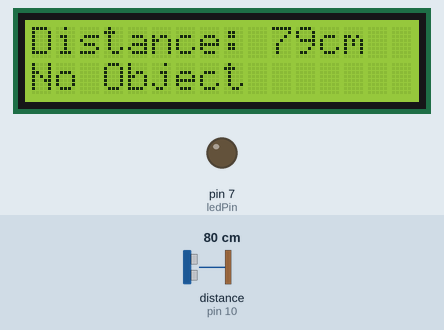
Bench run of a sketch on a simulated Arduino Uno, built with avr-gcc and run on an emulated ATmega328P. Parts: 16×2 character LCD, output pins drawn as LEDs (lit = HIGH). Wiring (inferred from the names in the program): ultrasonic range finder: trigger pin 9; echo pin 10. Inputs (shaded band) come from the test bench; at power-on: distance to the obstacle (sensor on pin 10) 80 cm. The echo pulse lasts 58.3 µs per cm; pins used as bus, display or sensor lines are not drawn.

Above: at 3.2 s.
3.3 s: distance to the obstacle (sensor on pin 10) set to 54 cm
At 4.3 s:
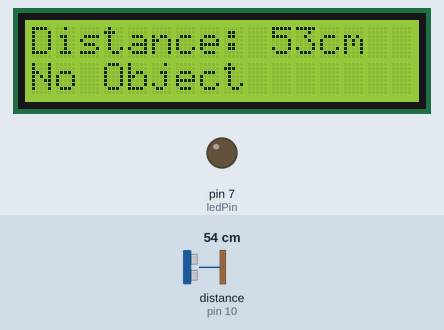
5.1 s: distance to the obstacle (sensor on pin 10) set to 47 cm
At 6.4 s:
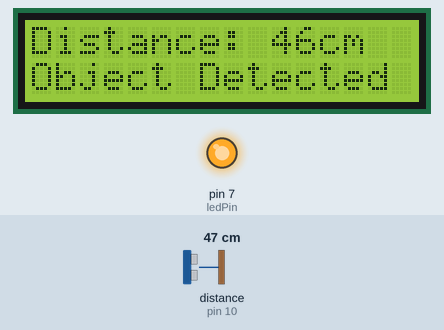
6.7 s: distance to the obstacle (sensor on pin 10) set to 60 cm
At 7.4 s:
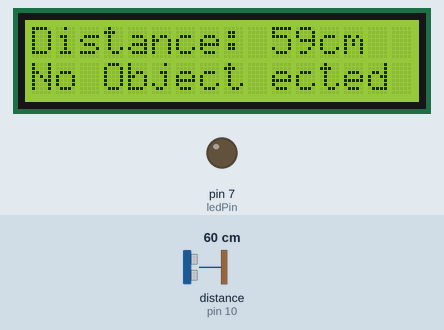
Timing chart, 0 to 9.7 s (numbered marks = the images above; inputs shaded):
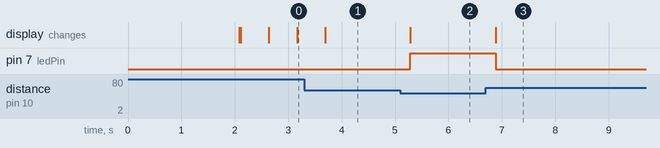

Measured:
- the behaviour switches between 51 and 50 cm on distance to the obstacle (sensor on pin 10) (found by bisection; images 1 and 2)
- after the input at 3.3 s, the display: changes after 0.40 s (image 1)
- after the input at 5.1 s, pin 7 (ledPin): LOW → HIGH after 0.19 s; the display: changes after 0.19 s (image 2)
- after the input at 6.7 s, pin 7 (ledPin): HIGH → LOW after 0.18 s; the display: changes after 0.18 s (image 3)

The sketch:

distance_measurement.ino
```cpp
#include <Wire.h>
#include <LiquidCrystal_I2C.h>

LiquidCrystal_I2C lcd(0x27, 16, 2);

int trigPin = 9;
int echoPin = 10;
int ledPin = 7;   // optional LED

long duration;
int distance;

void setup() {
  lcd.init();
  lcd.backlight();

  pinMode(trigPin, OUTPUT);
  pinMode(echoPin, INPUT);
  pinMode(ledPin, OUTPUT);

  lcd.setCursor(0, 0);
  lcd.print("Human Detect");
  delay(2000);
  lcd.clear();
}

void loop() {
  // Trigger ultrasonic pulse
  digitalWrite(trigPin, LOW);
  delayMicroseconds(2);

  digitalWrite(trigPin, HIGH);
  delayMicroseconds(10);
  digitalWrite(trigPin, LOW);

  // Read echo
  duration = pulseIn(echoPin, HIGH);

  // Calculate distance
  distance = duration * 0.034 / 2;

  lcd.setCursor(0, 0);
  lcd.print("Distance: ");
  lcd.print(distance);
  lcd.print("cm ");

  // Detection condition
  if (distance > 0 && distance < 50) {
    lcd.setCursor(0, 1);
    lcd.print("Object Detected ");
    digitalWrite(ledPin, HIGH);  // LED ON
  } else {
    lcd.setCursor(0, 1);
    lcd.print("No Object ");
    digitalWrite(ledPin, LOW);   // LED OFF
  }

  delay(500);
}
```
